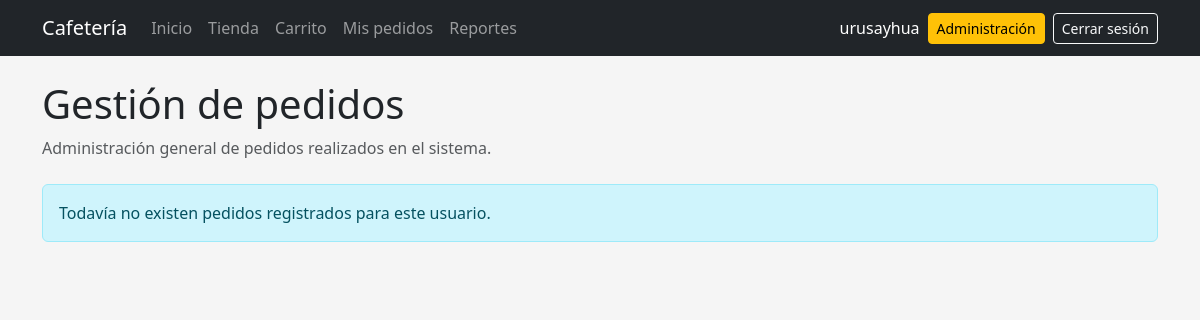
The app's page /mis-pedidos/ (signed in), older data.
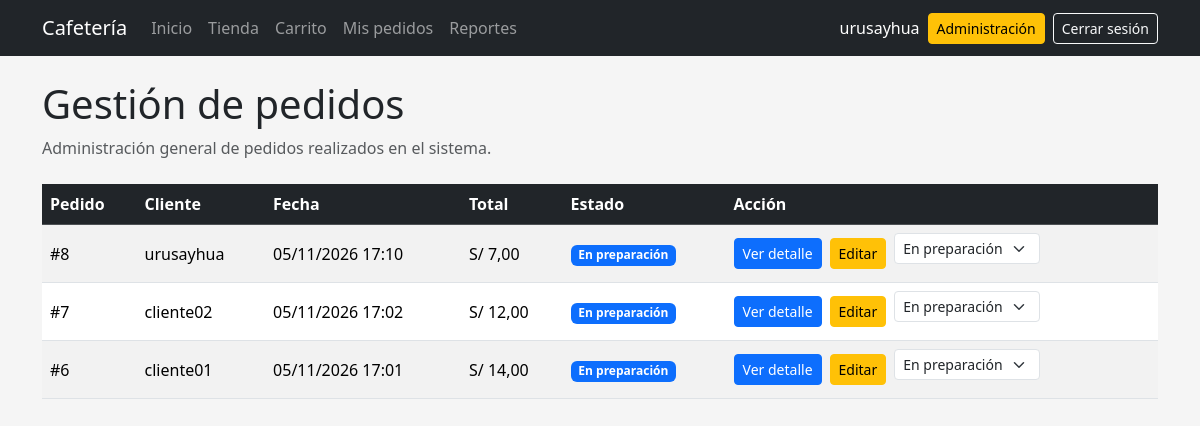
The same page, newer data.
### pedidos/models.py (models this page shows, shortened)
class Pedido(models.Model):
    class Estado(models.TextChoices):
        PENDIENTE = "PENDIENTE", "Pendiente"
        PREPARACION = "PREPARACION", "En preparación"
        ATENDIDO = "ATENDIDO", "Atendido"
        CANCELADO = "CANCELADO", "Cancelado"
    TRANSICIONES_VALIDAS = {
        Estado.PENDIENTE: [Estado.PREPARACION, Estado.CANCELADO],
        Estado.PREPARACION: [Estado.ATENDIDO, Estado.CANCELADO],
        Estado.ATENDIDO: [],
        Estado.CANCELADO: [],
    }
    usuario = models.ForeignKey(
        settings.AUTH_USER_MODEL,
        on_delete=models.CASCADE,
        related_name="pedidos",
    )
    fecha = models.DateTimeField(auto_now_add=True)
    total = models.DecimalField(
        max_digits=10,
        decimal_places=2,
        default=0,
    )
    estado = models.CharField(
        max_length=20,
        choices=Estado.choices,
        default=Estado.PENDIENTE,
    )
    stock_devuelto = models.BooleanField(default=False)
    class Meta:
        ordering = ["-fecha"]

### pedidos/views.py (the view)
@login_required
def mis_pedidos(request):
    if request.user.is_staff:
        pedidos = (
            Pedido.objects
            .select_related("usuario")
            .order_by("-fecha")
        )
    else:
        pedidos = (
            Pedido.objects
            .filter(usuario=request.user)
            .order_by("-fecha")
        )
    return render(
        request,
        "pedidos/mis_pedidos.html",
        {
            "pedidos": pedidos,
            "estados": Pedido.Estado.choices,
        },
    )

### pedidos/templates/pedidos/mis_pedidos.html (shortened to what this page needs)
{% extends "base.html" %}
{% block content %}
<div class="mb-4">
    <h1>
        {% if user.is_staff %}
            Gestión de pedidos
        {% else %}
            Mis pedidos
        {% endif %}
    </h1>
    <p class="text-muted">
        {% if user.is_staff %}
            Administración general de pedidos realizados en el sistema.
        {% else %}
            Historial de pedidos realizados por {{ user.username }}.
        {% endif %}
    </p>
</div>
{% if pedidos %}
<div class="table-responsive">
    <table class="table table-striped table-hover align-middle">
        <thead class="table-dark">
            <tr>
                <th>
                    Pedido
                </th>
                {% if user.is_staff %}
                <th>
                    Cliente
                </th>
                {% endif %}
                <th>
                    Fecha
                </th>
                <th>
                    Total
                </th>
                <th>
                    Estado
                </th>
                <th>
                    Acción
                </th>
            </tr>
        </thead>
        <tbody>
            {% for pedido in pedidos %}
            <tr>
                <td>
                    #{{ pedido.id }}
                </td>
                {% if user.is_staff %}
                <td>
                    {{ pedido.usuario.username }}
                </td>
                {% endif %}
                <td>
                    {{ pedido.fecha|date:"d/m/Y H:i" }}
                </td>
                <td>
                    S/ {{ pedido.total }}
                </td>
                <td>
                    {% include "pedidos/_estado_badge.html" with pedido=pedido %}
                </td>
                <td>
                    <div class="d-flex flex-wrap gap-2 align-items-center">
                        <a
                            href="{% url 'detalle_pedido' pedido.id %}"
                            class="btn btn-primary btn-sm"
                        >
                            Ver detalle
                        </a>
                        {% if user.is_staff %}
                            <a
                                href="{% url 'editar_pedido' pedido.id %}"
                                class="btn btn-warning btn-sm"
                            >
                                Editar
                            </a>
                            <form
                                method="POST"
                                action="{% url 'cambiar_estado_pedido' pedido.id %}"
                                class="d-inline"
                            >
                                <select
                                    name="estado"
                                    onchange="this.form.submit()"
                                    class="form-select form-select-sm w-auto"
                                    aria-label="Cambiar estado del pedido"
                                >
                                    {% for codigo, nombre in estados %}
                                        <option
                                            value="{{ codigo }}"
                                            {% if pedido.estado == codigo %}selected{% endif %}
                                        >
                                            {{ nombre }}
                                        </option>
                                    {% endfor %}
                                </select>
                            </form>
                        {% endif %}
                    </div>
                </td>
            </tr>
            {% endfor %}
        </tbody>
    </table>
</div>
{% else %}
<div class="alert alert-info">
    Todavía no existen pedidos registrados
    para este usuario.
</div>
{% endif %}
{% endblock %}

### pedidos/templates/pedidos/_estado_badge.html
{% if pedido.estado == "PENDIENTE" %}
    <span class="badge text-bg-warning">
        Pendiente
    </span>
{% elif pedido.estado == "PREPARACION" %}
    <span class="badge text-bg-primary">
        En preparación
    </span>
{% elif pedido.estado == "ATENDIDO" %}
    <span class="badge text-bg-success">
        Atendido
    </span>
{% elif pedido.estado == "CANCELADO" %}
    <span class="badge text-bg-danger">
        Cancelado
    </span>
{% else %}
    <span class="badge text-bg-secondary">
        {{ pedido.get_estado_display }}
    </span>
{% endif %}

Row changes from the older to the newer data that the page shows:
added Pedido: id "8", usuario.username "urusayhua", fecha "05/11/2026 17:10", total "7,00", shows "En preparación", estado "En preparación"
added Pedido: id "7", usuario.username "cliente02", fecha "05/11/2026 17:02", total "12,00", shows "En preparación", estado "En preparación"
added Pedido: id "6", usuario.username "cliente01", fecha "05/11/2026 17:01", total "14,00", shows "En preparación", estado "En preparación"
Text that changed along with them:
text no longer shown: "Todavía no existen pedidos registrados para este usuario."
text now shown: "Pedido Cliente Fecha Total Estado Acción"
